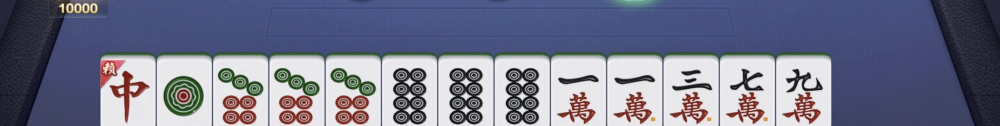
#> input picture localtest/shots_multi/crops/jj_dingque_01_hand.jpg, 2000 x 252 px (shown at 1/2 size); its folder holds only this picture in this run
$ python montage_hands.py
#> lines starting #> are read from the running program, lines starting #| are printed output that depends on the picture
# -*- coding: utf-8 -*-
"""把 20 张真机帧的「底部手牌行裁片」拼成带编号的联屏，供人眼钉手牌真值。

为什么要人眼钉：识别精度的评测必须有独立于引擎的真值。引擎自己报的 hand
不能当答案（那是待测对象），面板上写的张数同样不能——它也是引擎输出的渲染。
唯一可信的来源是截图里的牌面本身。

编号用 ASCII 而不是中文：cv2 的 putText 画不出汉字，而联屏上的标签只是索引，
真正的对应关系打印在终端表里（idx -> 文件名 -> 引擎 hand）。

用法: py -3.10 localtest/montage_hands.py [--cols 2] [--width 2600] [--pick queshen,shushan]
"""
import argparse
import json
import os

import cv2
import numpy as np

REPO = os.path.dirname(os.path.dirname(os.path.abspath(__file__)))
CROP_DIR = os.path.join(REPO, "localtest", "shots_multi", "crops")
OUT = os.path.join(REPO, "build", "montage_hands.png")
DIAG = os.path.join(REPO, "build", "multi_diag.jsonl")


def tile_row(img, idx, name):
    """在裁片左上角贴一块不透明底，写上编号（牌行本身不能被压）。"""
    cv2.rectangle(img, (0, 0), (190, 34), (0, 0, 0), -1)
    cv2.putText(img, f"{idx:02d} {name[:22]}", (4, 24),
                cv2.FONT_HERSHEY_SIMPLEX, 0.62, (255, 255, 255), 2, cv2.LINE_AA)
    return img


def main():
    ap = argparse.ArgumentParser()
    ap.add_argument("--cols", type=int, default=2)
    ap.add_argument("--width", type=int, default=2600, help="联屏总宽")
    ap.add_argument("--pick", default="", help="只拼帧名含这些子串的（逗号分隔）")
    ap.add_argument("--tag", default="hands", help="输出文件名后缀，避免分批互相覆盖")
    args = ap.parse_args()

    OUT2 = os.path.join(REPO, "build", f"montage_{args.tag}.png")
    names = sorted(f for f in os.listdir(CROP_DIR) if f.endswith("_hand.jpg"))
    if args.pick:
        keys = [s.strip() for s in args.pick.split(",") if s.strip()]
        names = [n for n in names if any(k in n for k in keys)]
    if not names:
        raise SystemExit(f"没有裁片：{CROP_DIR}（先跑 diag_multiplatform.py --crop）")

    hands = {}
    if os.path.exists(DIAG):
        with open(DIAG, encoding="utf-8") as f:
            for line in f:
                r = json.loads(line)
                p = r.get("payload") or {}
                hands[r["file"]] = (p.get("hand") or "", p.get("count"))

    cell_w = max(1, args.width // args.cols)
    cells = []
    for i, n in enumerate(names):
        img = cv2.imread(os.path.join(CROP_DIR, n))
#> img is the input picture: shape (252, 2000, 3); mean B, G, R 139.6, 117.4, 114.9
        if img is None:
            print(f"!! 读不到 {n}")
            continue
        s = (cell_w - 8) / img.shape[1]
#> s = 0.646
        img = cv2.resize(img, (cell_w - 8, max(1, int(img.shape[0] * s))),
                         interpolation=cv2.INTER_LINEAR)
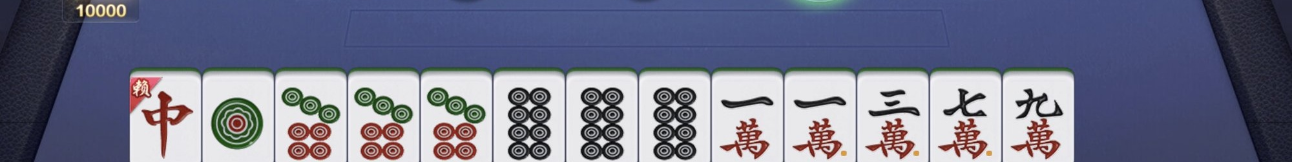
#> img: shape (162, 1292, 3); mean B, G, R 139.5, 117.4, 114.8
        cells.append(tile_row(img, i, n.replace("_hand.jpg", "")))
#> in tile_row, `cv2.putText(img, f"{idx:02d} {name[:22]}", (4, 24), cv2.FONT_HERSHEY_S..`:
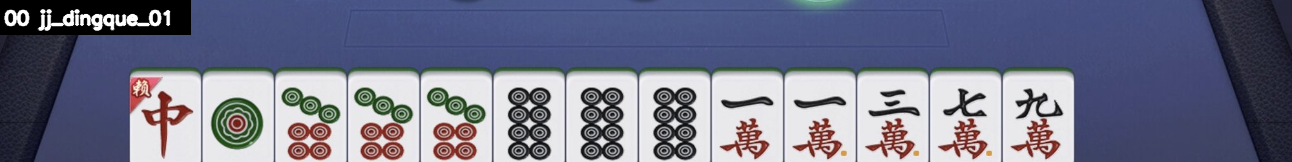
#> img: shape (162, 1292, 3); mean B, G, R 138.3, 116.9, 114.4

    rows = (len(cells) + args.cols - 1) // args.cols
#> rows = 1
    pad = 34
    rh = max(c.shape[0] for c in cells) + pad
#> rh = 196
    canvas = np.zeros((rh * rows, args.width, 3), dtype=np.uint8)
    for i, c in enumerate(cells):
        r, k = divmod(i, args.cols)
        y = r * rh + (rh - pad - c.shape[0])
        canvas[y:y + c.shape[0], k * cell_w:k * cell_w + c.shape[1]] = c
#> this loop made 1 pass
#> (r, k, y) on pass 1: (0, 0, 0)
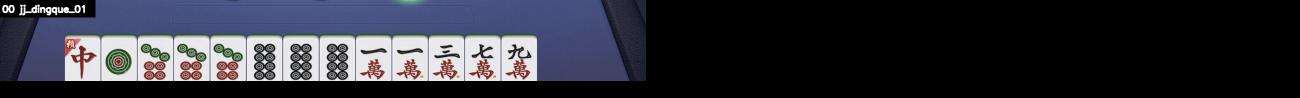
#> canvas: shape (196, 2600, 3) (shown at 1/2 size); mean B, G, R 56.8, 48, 47
    os.makedirs(os.path.dirname(OUT2), exist_ok=True)
    cv2.imwrite(OUT2, canvas)

    print(f"{'idx':>4s}  {'帧名':26s} {'引擎报张数':>8s}  引擎 hand")
    print("-" * 110)
    for i, n in enumerate(names):
        stem = n.replace("_hand.jpg", "") + ".jpg"
        h, cnt = hands.get(stem, ("?", "?"))
        print(f"{i:>4d}  {stem:26s} {str(cnt):>8s}  {h}")
    print(f"\n联屏：{OUT2}  ({canvas.shape[1]}x{canvas.shape[0]})")
#| 联屏：build/montage_hands.png  (2600x196)


if __name__ == "__main__":
    main()

$ run again, on localtest/shots_multi/crops/jj_swap_01_hand.jpg
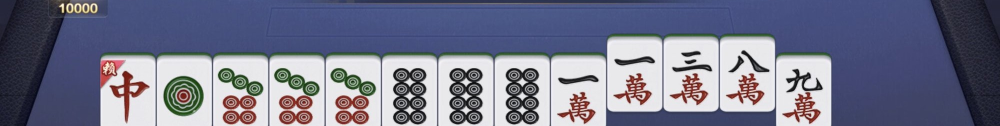
#> input picture localtest/shots_multi/crops/jj_swap_01_hand.jpg, 2000 x 252 px (shown at 1/2 size)
#> in main, img is the input picture: shape (252, 2000, 3); mean B, G, R 139.2, 117.7, 115.4
#> in tile_row, `cv2.putText(img, f"{idx:02d} {name[:22]}", (4, 24), cv2.FONT_HERSHEY_S..`:
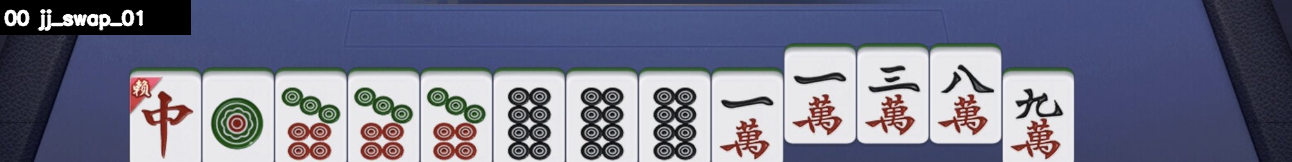
#> img: shape (162, 1292, 3); mean B, G, R 137.6, 116.7, 114.6
#> rows = 1
#> rh = 196
#> the loop in main, `for i, c in enumerate(cells):` made 1 pass
#> (r, k, y) on pass 1: (0, 0, 0)
#> after the loop in main, `for i, c in enumerate(cells):`:
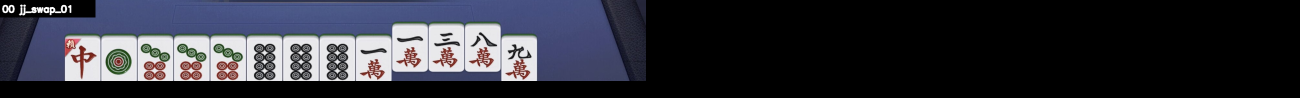
#> canvas: shape (196, 2600, 3) (shown at 1/2 size); mean B, G, R 56.5, 47.9, 47.1
#| 联屏：build/montage_hands.png  (2600x196)

$ run again, on localtest/shots_multi/crops/queshen_play_01_hand.jpg
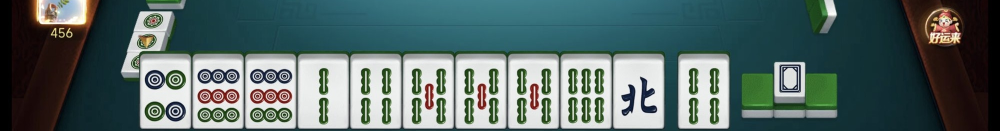
#> input picture localtest/shots_multi/crops/queshen_play_01_hand.jpg, 2000 x 261 px (shown at 1/2 size)
#> in main, img is the input picture: shape (261, 2000, 3); mean B, G, R 103.4, 105.4, 86.6
#> in tile_row, `cv2.putText(img, f"{idx:02d} {name[:22]}", (4, 24), cv2.FONT_HERSHEY_S..`:
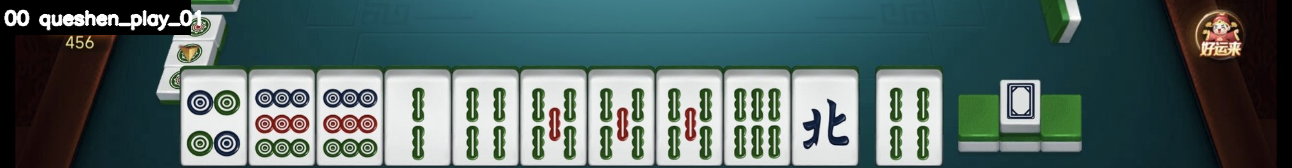
#> img: shape (168, 1292, 3); mean B, G, R 102.7, 104.5, 85.6
#> rows = 1
#> rh = 202
#> the loop in main, `for i, c in enumerate(cells):` made 1 pass
#> (r, k, y) on pass 1: (0, 0, 0)
#> after the loop in main, `for i, c in enumerate(cells):`:
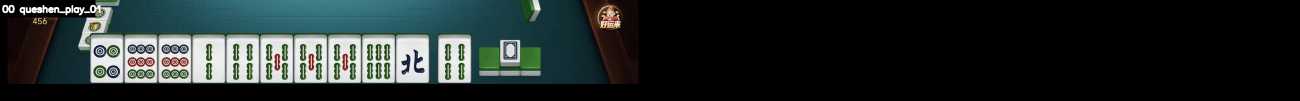
#> canvas: shape (202, 2600, 3) (shown at 1/2 size); mean B, G, R 42.4, 43.2, 35.4
#| 联屏：build/montage_hands.png  (2600x202)

$ run again, on localtest/shots_multi/crops/queshen_play_02_hand.jpg
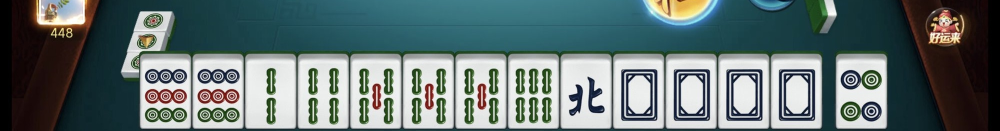
#> input picture localtest/shots_multi/crops/queshen_play_02_hand.jpg, 2000 x 261 px (shown at 1/2 size)
#> in main, img is the input picture: shape (261, 2000, 3); mean B, G, R 113.9, 114.6, 99
#> in tile_row, `cv2.putText(img, f"{idx:02d} {name[:22]}", (4, 24), cv2.FONT_HERSHEY_S..`:
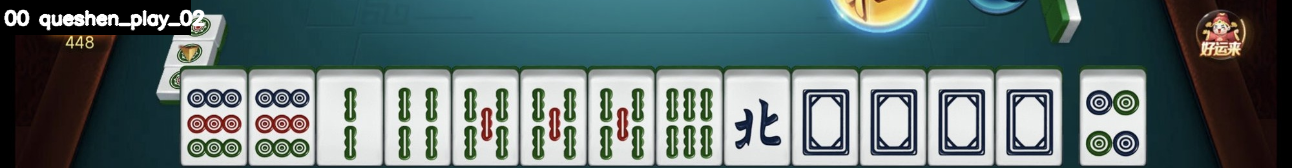
#> img: shape (168, 1292, 3); mean B, G, R 113.2, 113.7, 98
#> rows = 1
#> rh = 202
#> the loop in main, `for i, c in enumerate(cells):` made 1 pass
#> (r, k, y) on pass 1: (0, 0, 0)
#> after the loop in main, `for i, c in enumerate(cells):`:
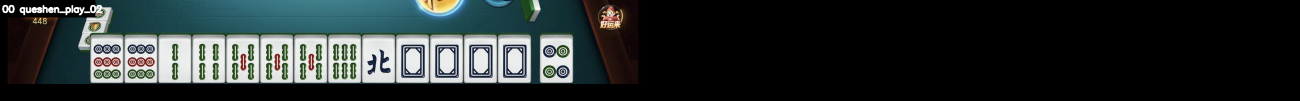
#> canvas: shape (202, 2600, 3) (shown at 1/2 size); mean B, G, R 46.8, 47, 40.5
#| 联屏：build/montage_hands.png  (2600x202)

$ run again, on localtest/shots_multi/crops/jj_play_01_hand.jpg
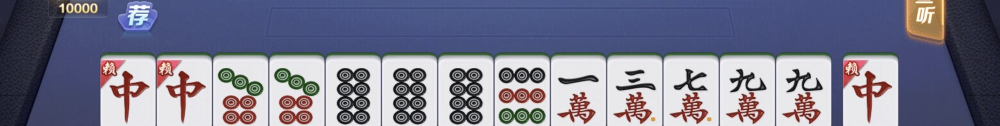
#> input picture localtest/shots_multi/crops/jj_play_01_hand.jpg, 2000 x 252 px (shown at 1/2 size)
#> in main, img is the input picture: shape (252, 2000, 3); mean B, G, R 142.3, 122, 121.5
#> in tile_row, `cv2.putText(img, f"{idx:02d} {name[:22]}", (4, 24), cv2.FONT_HERSHEY_S..`:
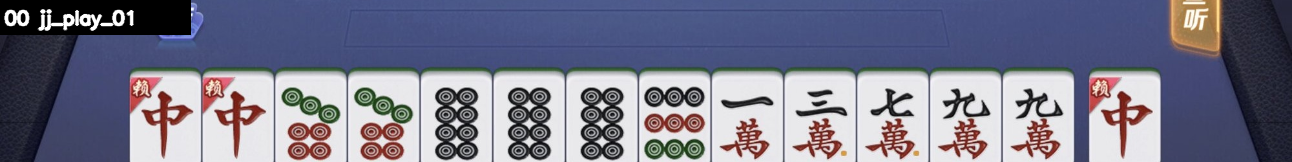
#> img: shape (162, 1292, 3); mean B, G, R 140.1, 120.6, 120.2
#> rows = 1
#> rh = 196
#> the loop in main, `for i, c in enumerate(cells):` made 1 pass
#> (r, k, y) on pass 1: (0, 0, 0)
#> after the loop in main, `for i, c in enumerate(cells):`:
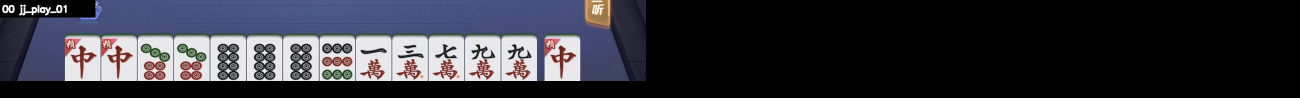
#> canvas: shape (196, 2600, 3) (shown at 1/2 size); mean B, G, R 57.6, 49.5, 49.4
#| 联屏：build/montage_hands.png  (2600x196)
